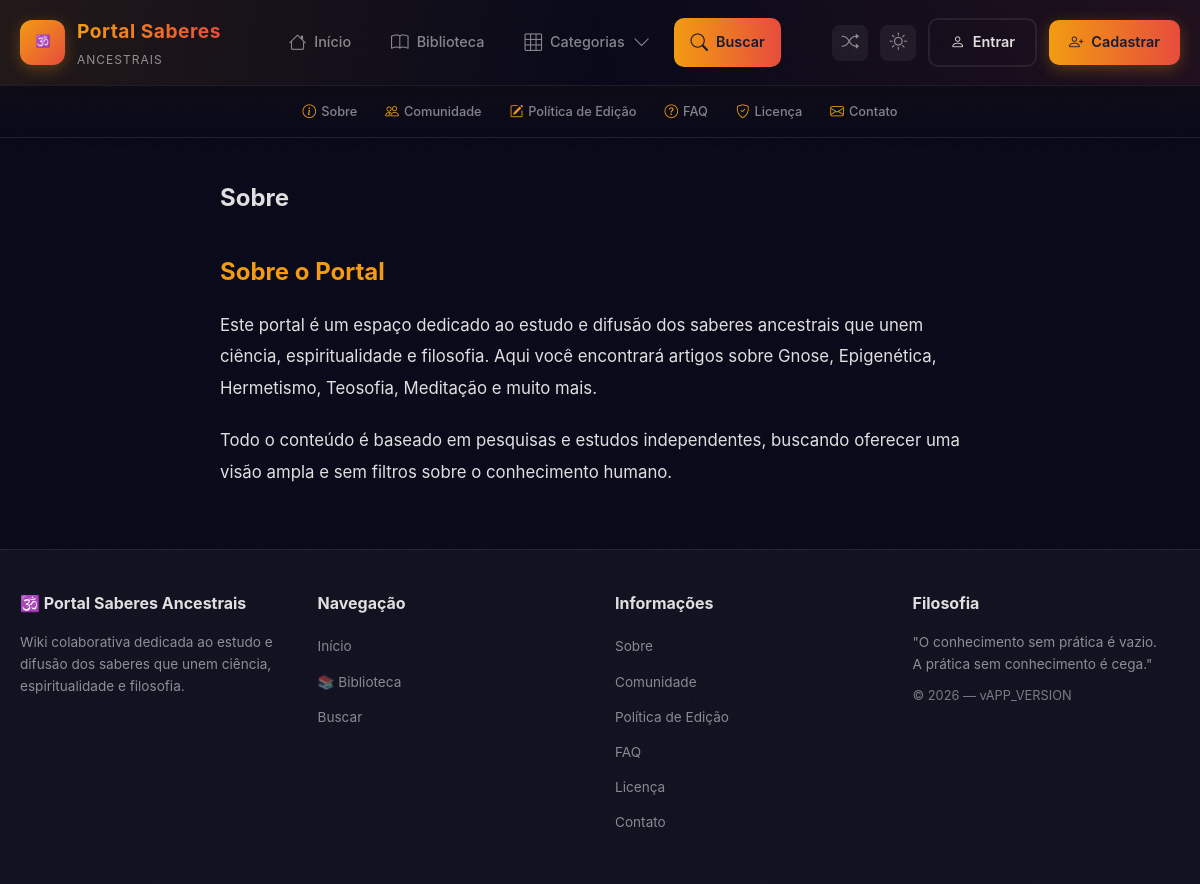
Page /pagina.php?slug=sobre on the committed database.
### tables this page shows
CREATE TABLE IF NOT EXISTS `paginas` (
  `id`         INT           NOT NULL AUTO_INCREMENT,
  `titulo`     VARCHAR(255)  NOT NULL,
  `slug`       VARCHAR(255)  NOT NULL,
  `conteudo`   LONGTEXT      DEFAULT NULL,
  `ordem`      INT           DEFAULT 0,
  `no_menu`    TINYINT(1)    DEFAULT 1,
  `status`     ENUM('rascunho','publicado') DEFAULT 'publicado',
  `criado_em`  TIMESTAMP     DEFAULT CURRENT_TIMESTAMP,
  PRIMARY KEY (`id`),
  UNIQUE KEY `uk_pagina_slug` (`slug`)
);

### includes/Database.php (called while the page is built, shortened)
<?php
class Database {
    private static $instancia = null;
    private $pdo;
    private function __construct() {
        $dsn = sprintf('mysql:host=%s;port=%s;dbname=%s;charset=%s',
            DB_HOST, DB_PORT, DB_NAME, DB_CHARSET);
        try {
            $this->pdo = new PDO($dsn, DB_USER, DB_PASS, [
                PDO::ATTR_ERRMODE => PDO::ERRMODE_EXCEPTION,
                PDO::ATTR_DEFAULT_FETCH_MODE => PDO::FETCH_ASSOC,
                PDO::ATTR_EMULATE_PREPARES => false,
            ]);
        } catch (PDOException $e) {
            if (APP_ENV === 'development') {
                die('Erro DB: ' . $e->getMessage());
            }
            die('Erro ao conectar ao banco.');
        }
    }
    public static function getInstance() {
        if (self::$instancia === null) {
            self::$instancia = new self();
        }
        return self::$instancia;
    }
    public function fetch($sql, $params = []) {
        $stmt = $this->pdo->prepare($sql);
        $stmt->execute($params);
        return $stmt->fetch();
    }
}

### includes/functions.php (called while the page is built, shortened)
<?php
function esc($texto) {
    return htmlspecialchars($texto ?? '', ENT_QUOTES, 'UTF-8');
}

### pagina.php (the view, shortened to what this page needs)
<?php
require_once __DIR__ . '/includes/Database.php';
require_once __DIR__ . '/includes/functions.php';
$db = Database::getInstance();
$slug = $_GET['slug'] ?? '';
$pagina = $db->fetch('SELECT * FROM paginas WHERE slug = ? AND status = "publicado"', [$slug]);
require_once __DIR__ . '/includes/header.php';
?>
<article style="max-width:800px;margin:40px auto;padding:0 20px;">
    <h1 style="margin-bottom:20px"><?= esc($pagina['titulo']) ?></h1>
    <div class="artigo-conteudo">
        <?= $pagina['conteudo'] ?>
    </div>
</article>
<?php require_once __DIR__ . '/includes/footer.php'; ?>

### assets/css/portal.css (style rules this page uses)
:root { --bg: #0a0a1a; --bg2: rgba(255,255,255,0.03); --bg3: rgba(255,255,255,0.06); --text: #e0e0e0; --text2: rgba(255,255,255,0.5); --accent: #f39c12; --accent2: #e74c3c; --border: rgba(255,255,255,0.08); --radius: 12px; --shadow: rgba(0,0,0,0.3); --font: 'Inter', -apple-system, BlinkMacSystemFont, 'Segoe UI', sans-serif; }
* { margin:0; padding:0; box-sizing:border-box; }
body { font-family: var(--font); background: var(--bg); color: var(--text); line-height: 1.7; transition: background 0.3s, color 0.3s; }
.artigo-conteudo { font-size: 1.05rem; line-height: 1.9; max-width: 800px; }
.artigo-conteudo h2 { font-size: 1.5rem; margin: 30px 0 15px; color: var(--accent); }
.artigo-conteudo p { margin-bottom: 1.2em; }
body::before { content: ''; position: fixed; top: 0; left: 0; right: 0; bottom: 0; opacity: 0.015; pointer-events: none; z-index: 9999; }

### rows in the picture
paginas: titulo "Sobre", conteudo "Sobre o Portal Este portal é um espaço dedicado ao estudo e difusão dos saberes ancestrais que unem ciência, espiritualidade e filosofia. Aqui você encontrará artigos sobre Gnose, Epigenética, Hermetismo, Teosofia, Meditação e muito mais. Todo o conteúdo é baseado em pesquisas e estudos independentes, buscando oferecer uma visão ampla e sem filtros sobre o conhecimento humano."

### other values in the picture
APP_VERSION "APP_VERSION"
